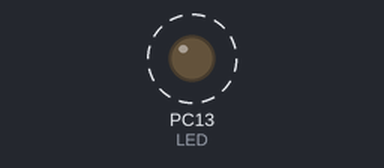
A sketch run on a simulated STM32 Blue Pill. Shown: output pins drawn as LEDs (lit = HIGH). Dashed ring = blinking.

Above: at 0.2 s.
Timing chart, 0 to 3.0 s (numbered marks = the images above):
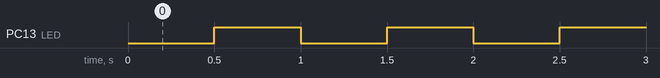

Measured:
- by itself, PC13 (LED): alternates HIGH for 0.50 s and LOW for 0.50 s

The sketch:

MorseTutor_Part1.ino
```cpp
/**************************************************************************
      Author:   Bruce E. Hall, w8bh.net
        Date:   30 Jun 2019
    Hardware:   STM32F103C "Blue Pill",
    Software:   Arduino IDE 1.8.9; stm32duino package @ dan.drown.org

 Description:   Basic Blink sketch, adopted for the Blue Pill

 **************************************************************************/

#define LED   PC13

void setup() {
  pinMode(LED, OUTPUT);
}

void loop() {
  digitalWrite(LED, LOW);            // turn the LED on
  delay(500);                        // wait half a second
  digitalWrite(LED, HIGH);           // turn the LED off
  delay(500);                        // wait half a second
}
```
